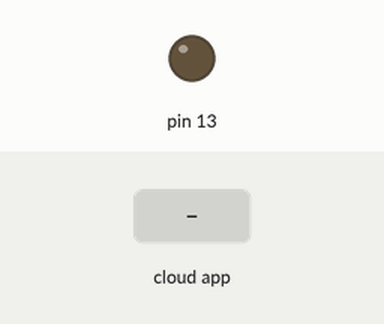
The sketch below on a simulated Arduino Uno, built with avr-gcc and run on an emulated ATmega328P. Shown: output pins drawn as LEDs (lit = HIGH). Inputs (shaded band) come from the test bench. The ROS host is connected and sends only what is stated.

Above: at 1.2 s.
1.3 s: the phone or cloud app sets toggle_led to 0
At 1.8 s:
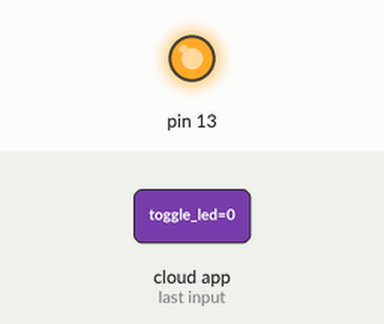
2.8 s: the phone or cloud app sets toggle_led to 1
At 4.2 s:
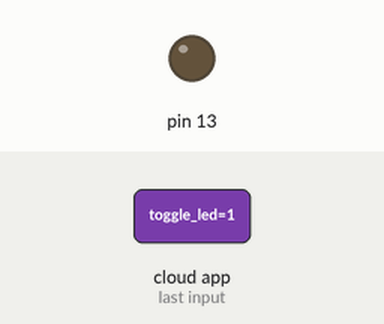
Timing chart, 0 to 5.8 s (numbered marks = the images above; inputs shaded):
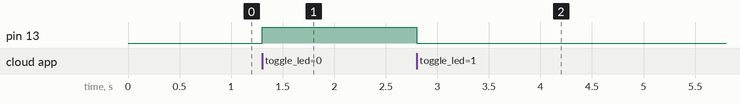

The sketch:

HelloWorldSubscriber.ino
```cpp
//rosserial Publisher
#include "ros.h"
#include <std_msgs/Empty.h>

ros::NodeHandle nh;

void messageCb( const std_msgs::Empty& toggle_msg){
	digitalWrite(13, HIGH-digitalRead(13));
}

ros::Subscriber<std_msgs::Empty> sub("toggle_led", &messageCb);

void setup()
{
	pinMode(13, OUTPUT);
	nh.initNode();
	nh.subscribe(sub);
}

void loop()
{
	nh.spinOnce();
	delay(1);
}
```

Measured:
- after the input at 1.3 s, pin 13: LOW → HIGH at once
- after the input at 2.8 s, pin 13: HIGH → LOW at once
